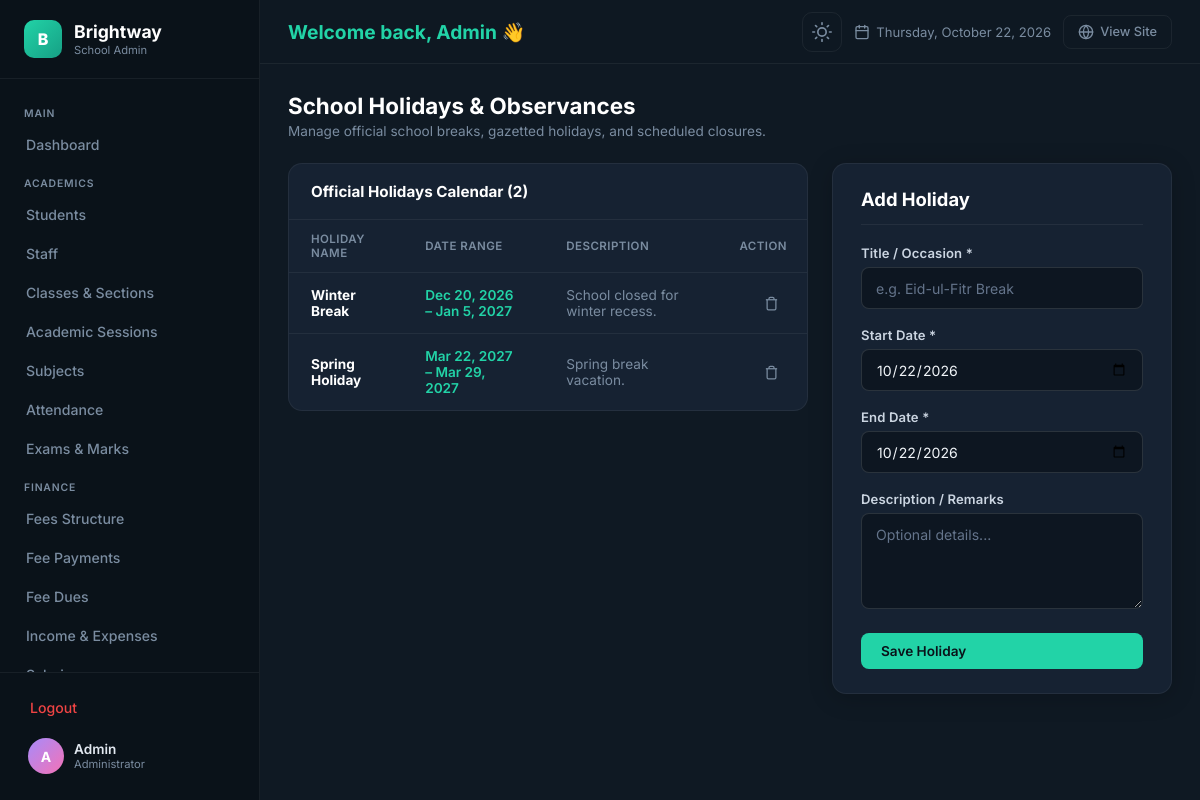
The app's page /admin/holidays.php (signed in) with its own data.
### tables this page shows
CREATE TABLE `holidays` (
  `id` INT AUTO_INCREMENT PRIMARY KEY,
  `title` VARCHAR(150) NOT NULL,
  `start_date` DATE NOT NULL,
  `end_date` DATE NOT NULL,
  `description` TEXT NULL,
  `created_at` DATETIME NOT NULL DEFAULT CURRENT_TIMESTAMP
);

### admin/holidays.php (the view, shortened to what this page needs)
<?php
require_once __DIR__ . '/auth.php';
$holidays = [];
$res = mysqli_query($conn, "SELECT * FROM holidays ORDER BY start_date ASC");
while ($r = mysqli_fetch_assoc($res)) {
    $holidays[] = $r;
}
include __DIR__ . '/header.php';
?>
<div class="page-header">
    <div class="page-header__left">
        <h1 class="page-header__title">School Holidays & Observances</h1>
        <p class="page-header__desc">Manage official school breaks, gazetted holidays, and scheduled closures.</p>
    </div>
</div>
<div class="grid-2col" style="display:grid;grid-template-columns:1fr 340px;gap:24px;align-items:start;">
    <div class="panel animate-in">
        <div class="panel__header">
            <h3 class="panel__title">Official Holidays Calendar (<?php echo count($holidays); ?>)</h3>
        </div>
        <?php if (!empty($holidays)): ?>
            <div class="table-responsive">
                <table class="recent-table">
                    <thead>
                        <tr>
                            <th>Holiday Name</th>
                            <th>Date Range</th>
                            <th>Description</th>
                            <th style="text-align:right;">Action</th>
                        </tr>
                    </thead>
                    <tbody>
                        <?php foreach ($holidays as $h): ?>
                        <tr>
                            <td style="font-weight:700;color:var(--admin-heading);">
                                <?php echo htmlspecialchars($h['title']); ?>
                            </td>
                            <td style="font-size:0.85rem;color:var(--admin-accent);font-weight:600;">
                                <?php echo date('M j, Y', strtotime($h['start_date'])); ?>
                                <?php if ($h['start_date'] !== $h['end_date']): ?>
                                    – <?php echo date('M j, Y', strtotime($h['end_date'])); ?>
                                <?php endif; ?>
                            </td>
                            <td style="color:var(--admin-text-muted);font-size:0.85rem;">
                                <?php echo htmlspecialchars($h['description'] ?? '-'); ?>
                            </td>
                            <td style="text-align:right;">
                                <form method="POST" action="holidays.php" style="display:inline;" onsubmit="return confirm('Delete this holiday?');">
                                    <button type="submit" class="action-btn action-btn--delete" style="background:none;border:none;cursor:pointer;" title="Delete">
                                        <svg width="15" height="15" viewBox="0 0 24 24" fill="none" stroke="currentColor" stroke-width="2"><polyline points="3 6 5 6 21 6"/><path d="M19 6v14a2 2 0 0 1-2 2H7a2 2 0 0 1-2-2V6m3 0V4a2 2 0 0 1 2-2h4a2 2 0 0 1 2 2v2"/></svg>
                                    </button>
                                </form>
                            </td>
                        </tr>
                        <?php endforeach; ?>
                    </tbody>
                </table>
            </div>
        <?php else: ?>
            <div class="empty-state"><p>No holidays registered.</p></div>
        <?php endif; ?>
    </div>
    <div class="card animate-in">
        <div class="form-card__header">
            <h3 class="form-card__title" style="margin:0;padding:0;border:none;">Add Holiday</h3>
        </div>
        <form method="POST" action="holidays.php">
            <div class="form-group">
                <label class="form-label">Title / Occasion *</label>
                <input type="text" name="title" class="form-control" placeholder="e.g. Eid-ul-Fitr Break" required>
            </div>
            <div class="form-group">
                <label class="form-label">Start Date *</label>
                <input type="date" name="start_date" class="form-control" value="<?php echo date('Y-m-d'); ?>" required>
            </div>
            <div class="form-group">
                <label class="form-label">End Date *</label>
                <input type="date" name="end_date" class="form-control" value="<?php echo date('Y-m-d'); ?>" required>
            </div>
            <div class="form-group">
                <label class="form-label">Description / Remarks</label>
                <textarea name="description" class="form-control" rows="2" placeholder="Optional details..."></textarea>
            </div>
            <button type="submit" class="btn-admin btn-admin--primary" style="width:100%;margin-top:6px;">
                Save Holiday
            </button>
        </form>
    </div>
</div>
<?php include __DIR__ . '/footer.php'; ?>

### records on screen
holidays: title "Winter Break", start_date "Dec 20, 2026", end_date "Jan 5, 2027", description "School closed for winter recess."
holidays: title "Spring Holiday", start_date "Mar 22, 2027", end_date "Mar 29, 2027", description "Spring break vacation."

### other values on screen
$admin_initial "A"
$admin_name "Admin"
count($holidays) "2"
